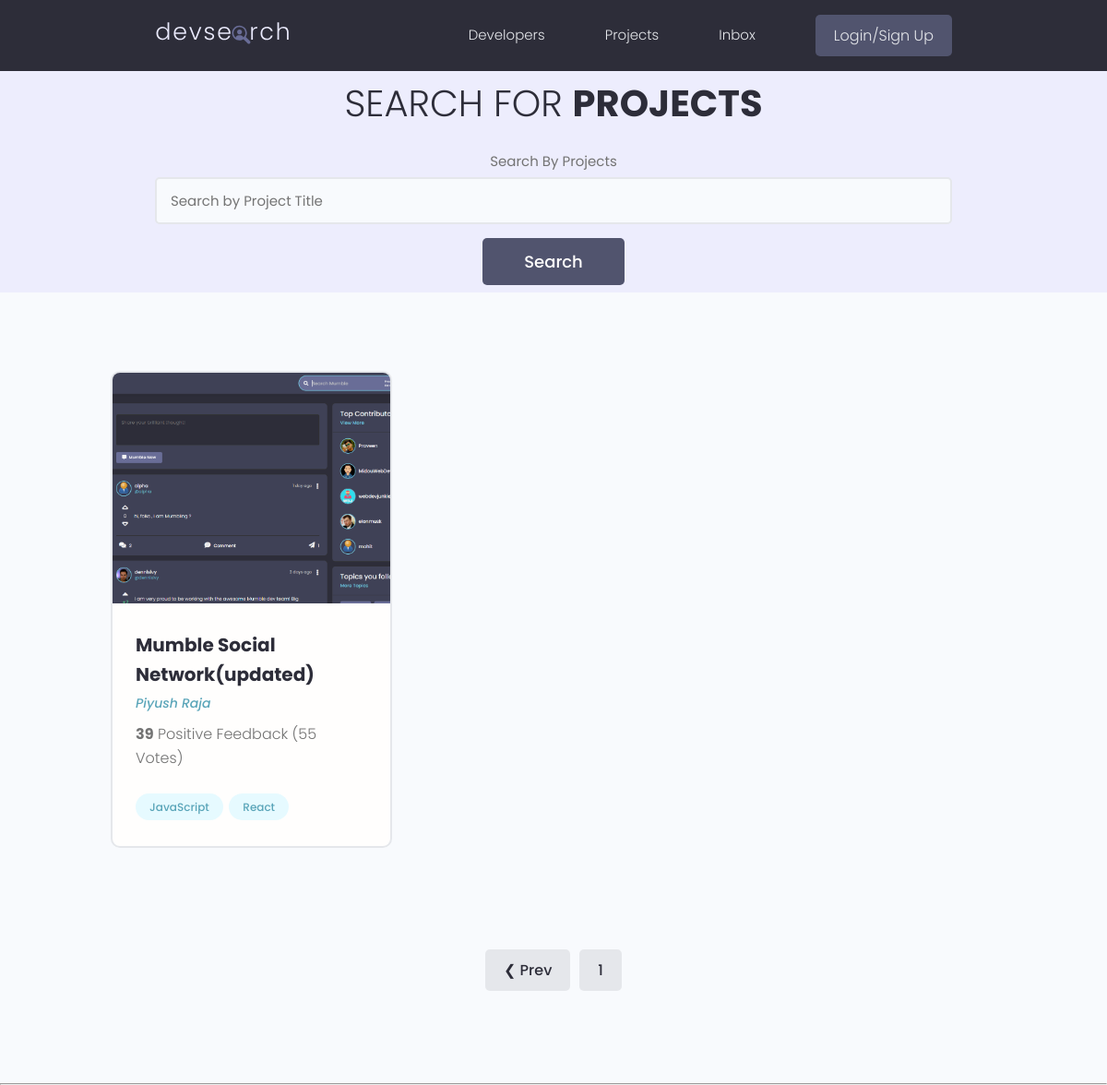
/projects/?page=3, run on an earlier commit of the app's database.
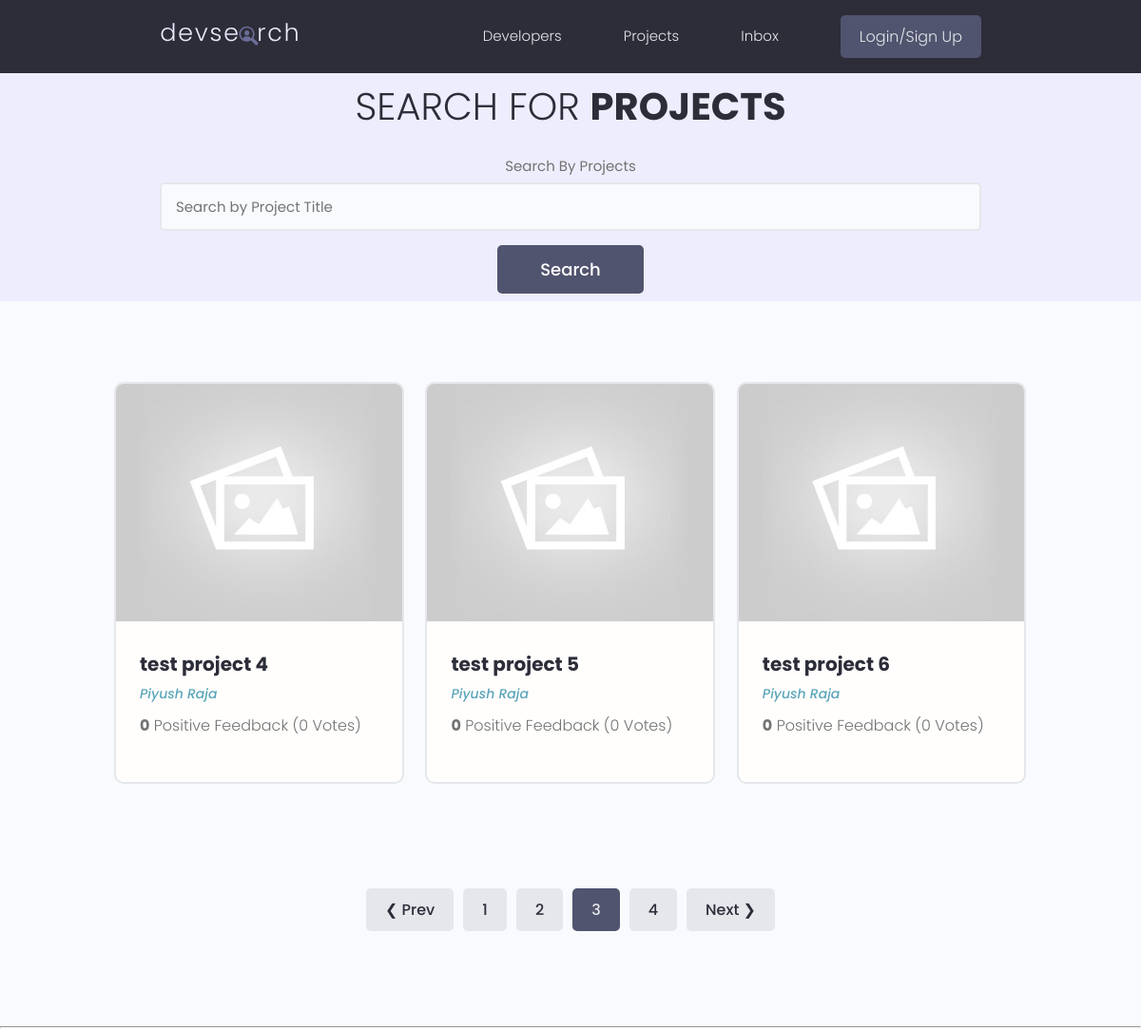
And on a later commit of the database.
### projects/models.py (models this page shows, shortened)
class Project(models.Model) :
    owner=models.ForeignKey(Profile, null=True,blank=True, on_delete=models.SET_NULL)
    title= models.CharField(max_length=200)
    description=models.TextField(null=True, blank=True)
    featured_image=models.ImageField(null=True, blank=True,default="default.jpg")
    demo_link = models.CharField(max_length=2000, null=True,blank=True)
    source_link = models.CharField(max_length=2000,null=True,blank=True)
    tags=models.ManyToManyField('Tag', blank=True)
    vote_total=models.IntegerField(default=0,null=True,blank=True)
    vote_ratio=models.IntegerField(default=0,null=True,blank=True)
    created=models.DateTimeField(auto_now_add=True)
    id=models.UUIDField(default=uuid.uuid4,unique=True, primary_key=True,editable=False)
    class Meta :
        ordering = ['-vote_ratio','-vote_total','title'] # will give oldest first

class Tag(models.Model) :
    name=models.CharField(max_length=300)
    created=models.DateTimeField(auto_now_add=True)
    id=models.UUIDField(default=uuid.uuid4,unique=True, primary_key=True,editable=False)
    def __str__(self):
        return self.name

### users/models.py (models this page shows, shortened)
class Profile(models.Model) :
    user = models.OneToOneField(User, on_delete=models.CASCADE,null=True,blank=True)
    name=models.CharField(max_length=200,blank=True,null=True)
    email=models.EmailField(max_length=500, blank=True,null=True)
    username=models.CharField(max_length=200,blank=True,null=True)
    location=models.CharField(max_length=200,blank=True,null=True)
    short_intro=models.CharField(max_length=200,blank=True,null=True)
    bio = models.TextField(blank=True,null=True )
    profile_image=models.ImageField(null=True,blank=True,upload_to='profiles/',default="profiles/user-default.png")
    social_github=models.CharField(max_length=200,blank=True,null=True)
    social_twitter=models.CharField(max_length=200,blank=True,null=True)
    social_linkedin=models.CharField(max_length=200,blank=True,null=True)
    social_youtube=models.CharField(max_length=200,blank=True,null=True)
    social_website=models.CharField(max_length=200,blank=True,null=True)
    created=models.DateTimeField(auto_now_add=True)
    id=models.UUIDField(default=uuid.uuid4,unique=True,primary_key=True,editable=False)

### projects/views.py (the view)
# urls.py: path('',include('projects.urls')),
def projects(request) :
    projects, search_query =searchProjects(request)
    custom_range,projects =paginateProjects(request,projects,3)
    msg= 'Hello you are on the projects page'
    number=10
    context ={'projects' : projects, 'search_query' :search_query, 'custom_range':custom_range}
    return render(request,'projects/projects.html',context)

### projects/utils.py (called while the page is built)
def searchProjects(request) :
    search_query=''
    if request.GET.get('search_query') :
        search_query=request.GET.get('search_query')
    tags=Tag.objects.filter(name__icontains=search_query)
    projects =Project.objects.distinct().filter(
            Q(title__icontains=search_query) |
            Q(description__icontains=search_query) |
            Q(owner__name__icontains=search_query) |
            Q(tags__in=tags)
            )
    return projects,search_query

def paginateProjects(request, projects, results) :
    page=request.GET.get('page')
    paginator = Paginator(projects, results)
    try :
        projects = paginator.page(page)
    except PageNotAnInteger :
        page=1
        projects = paginator.page(page)
    except EmptyPage :
        page = paginator.num_pages
        projects = paginator.page(page)
    leftIndex = int(page) - 4
    if leftIndex < 1 :
        leftIndex=1
    rightIndex = int(page)+5
    if rightIndex>paginator.num_pages :
        rightIndex = paginator.num_pages
    custom_range=range(leftIndex,rightIndex)
    return custom_range,projects

### projects/templates/projects/projects.html (shortened to what this page needs)
{% extends 'main.html' %}
{% block content %}
<main class="projects">
    <section class="hero-section text-center">
      <div class="container container--narrow">
        <div class="hero-section__box">
          <h2>Search for <span>Projects</span></h2>
        </div>
        <div class="hero-section__search">
          <form class="searchForm" action="{% url 'projects' %}" method="get">
            <div class="form__field">
              <label for="formInput#search">Search By Projects </label>
              <input class="input input--text" id="formInput#search" type="text" name="search_query" value="{{search_query}}"
                placeholder="Search by Project Title" />
            </div>
            <input class="btn btn--sub btn--lg" type="submit" value="Search" />
          </form>
        </div>
      </div>
    </section>
    <section class="projectsList">
      <div class="container">
        <div class="grid grid--three">
            {% for project in projects %}
          <div class="column">
            <div class="card project">
              <a href="{% url 'project' project.id %}" class="project">
                <img class="project__thumbnail" src="{{ project.featured_image.url }}" alt="project thumbnail" />
                <div class="card__body">
                  <h3 class="project__title">{{project.title}}</h3>
                  <p><a class="project__author" href="{% url 'user-profile' project.owner.id %}">{{project.owner.name}}</a></p>
                  <p class="project--rating">
                    <span style="font-weight: bold;">{{project.vote_ratio}}</span> Positive
                    Feedback ({{project.vote_total}} Vote{{project.vote_total|pluralize:"s"}})
                  </p>
                  <div class="project__tags">
                    {% for tag in project.tags.all %}
                    <span class="tag tag--pill tag--main">
                      <small>{{tag}}</small>
                    </span>
                    {% endfor %}
                  </div>
                </div>
              </a>
            </div>
          </div>
          {% endfor %}
    </section>
    {% include 'pagination.html' with queryset=projects custom_range=custom_range search_query=search_query %}
  </main>
{% endblock content %}

What changed in the data, as far as the page shows it:
no longer on this page (row unchanged): Project: featured_image (picture), title "Mumble Social Network(updated)", owner.name "Piyush Raja", vote_ratio "39", vote_total "55"
no longer on this page (row unchanged): Tag: name "JavaScript"
no longer on this page (row unchanged): Tag: name "React"
added Project: featured_image (placeholder picture), title "test project 4", owner.name "Piyush Raja", vote_ratio "0", vote_total "0"
added Project: featured_image (placeholder picture), title "test project 5", owner.name "Piyush Raja", vote_ratio "0", vote_total "0"
added Project: featured_image (placeholder picture), title "test project 6", owner.name "Piyush Raja", vote_ratio "0", vote_total "0"
Also different on the page:
new list line: "2"
new list line: "3"
new list line: "4"
text now shown: "Next ❯"
